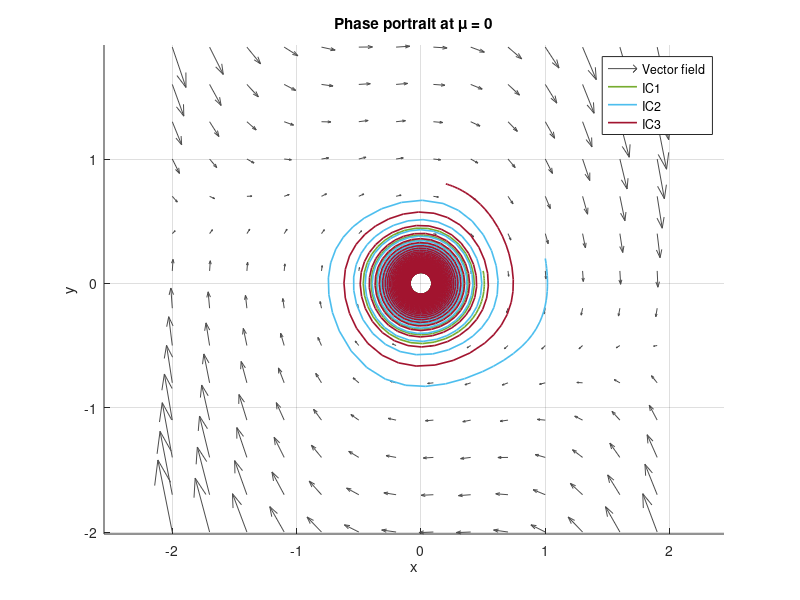

MATLAB code for this plot:
% System: x' = y + mu*x;  y' = -x + mu*y - x^2*y

% 1. Simulation at the critical point, mu = 0
mu = 0;
f = @(t,X) [ X(2) + mu*X(1);  -X(1) + mu*X(2) - X(1).^2 .* X(2) ];
% direction field arrows
[xg,yg] = meshgrid(-2:0.3:2, -2:0.3:2);
u = yg + mu*xg;
v = -xg + mu*yg - xg.^2 .* yg;

figure; hold on; title('Phase portrait at \mu = 0');
xlabel('x'); ylabel('y'); axis equal; grid on;
% Draw arrows scaled for clarity
quiver(xg, yg, u, v, 1.5, 'Color', [0.3 0.3 0.3]);

tspan = [0 500];
X0s = [0.5 0.1; 1.0 0.2; 0.2 0.8];
for k=1:size(X0s,1)
    [t,X] = ode45(f, tspan, X0s(k,:)');
    plot(X(:,1), X(:,2), 'LineWidth', 1.2);
end
legend('Vector field','IC1','IC2','IC3');


% 2. Simulation for a small positive mu to show the limit cycle.
% mu = 0.05;    % choose small positive mu
% f = @(t,X) [ X(2) + mu*X(1);  -X(1) + mu*X(2) - X(1).^2 .* X(2) ];
% tspan = [0 1000];
% X0 = [1.5; 0.0];
% [t,X] = ode45(f, tspan, X0);
% 
% % discard transient and plot last part to show limit cycle
% transient = round(length(t)*0.6);
% figure;
% plot(X(transient:end,1), X(transient:end,2), 'LineWidth', 1.5);
% title(['Limit cycle for \mu = ', num2str(mu)]);
% xlabel('x'); ylabel('y'); axis equal; grid on;

% Optional: plot radius vs time to check amplitude approaches sqrt(8*mu)
% r = sqrt(X(:,1).^2 + X(:,2).^2);
% figure;
% plot(t, r);
% hold on;
% amp_est = sqrt(8*mu);
% yline(amp_est, '--', 'Amplitude ~ sqrt(8\mu)');
% xlabel('t'); ylabel('r(t)'); title('Radius vs time');
% legend('r(t)','\sqrt{8\mu}');
